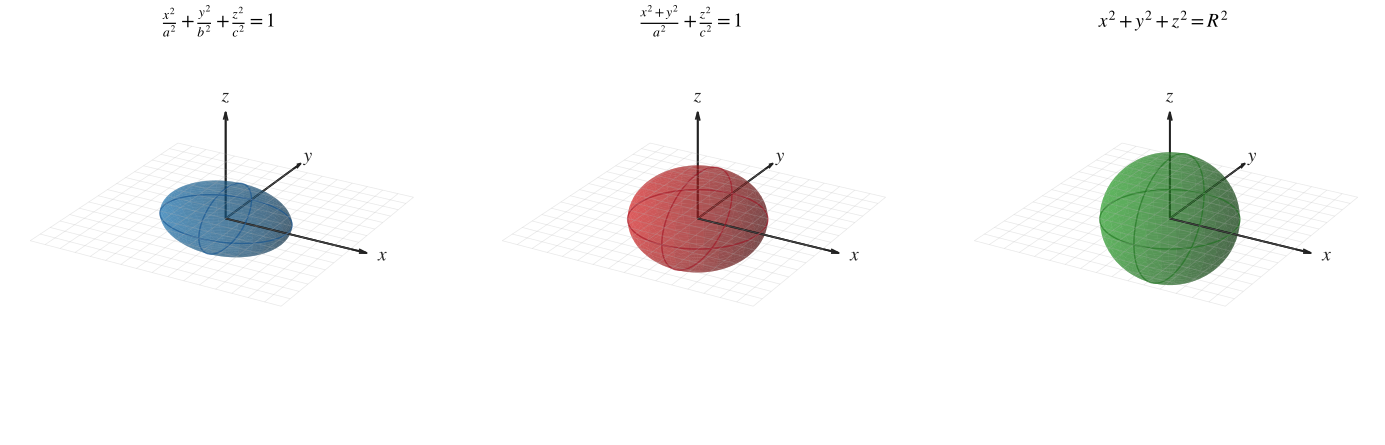

Reproduce this figure in Python.
import os
import numpy as np
import matplotlib.pyplot as plt

# ============================================================
# 全局字体设置
# ============================================================

plt.rcParams.update({
    'font.family': 'STIXGeneral',
    'mathtext.fontset': 'stix',
    'pdf.fonttype': 42,
    'ps.fonttype': 42,
    'axes.unicode_minus': False,
})

# ============================================================
# 创建画布
# ============================================================

fig = plt.figure(figsize=(15, 5))

# ============================================================
# 公共参数
# ============================================================

z_range = np.linspace(-3, 3, 40)

X_plane = np.linspace(-4, 4, 17)
Y_plane = np.linspace(-4, 4, 17)
X_plane, Y_plane = np.meshgrid(X_plane, Y_plane)
Z_plane = np.zeros_like(X_plane)

view_elev = 25
view_azim = -60
axis_limits = [-4, 4, -4, 4, -3, 3]
axis_length = 4.5

# ============================================================
# 公共坐标系设置（坐标轴和网格在底层，zorder=1）
# ============================================================

def setup_axis(ax):
    ax.set_axis_off()
    ax.set_xlim(axis_limits[0], axis_limits[1])
    ax.set_ylim(axis_limits[2], axis_limits[3])
    ax.set_zlim(axis_limits[4], axis_limits[5])
    ax.set_box_aspect([1, 1, 0.7])
    ax.view_init(elev=view_elev, azim=view_azim)

    # 参考平面网格（最底层）
    ax.plot_wireframe(
        X_plane, Y_plane, Z_plane,
        color='#b0b0b0', alpha=0.28, linewidth=0.55,
        rstride=1, cstride=1, zorder=1
    )

    # 坐标轴线（底层）
    axis_color = '#222222'
    axis_width = 1.3
    ax.plot([0, axis_length], [0, 0], [0, 0], color=axis_color, linewidth=axis_width,
            solid_capstyle='round', zorder=1)
    ax.quiver(0, 0, 0, axis_length, 0, 0, color=axis_color, linewidth=axis_width,
              arrow_length_ratio=0.055, pivot='tail', zorder=1)

    ax.plot([0, 0], [0, axis_length], [0, 0], color=axis_color, linewidth=axis_width,
            solid_capstyle='round', zorder=1)
    ax.quiver(0, 0, 0, 0, axis_length, 0, color=axis_color, linewidth=axis_width,
              arrow_length_ratio=0.055, pivot='tail', zorder=1)

    ax.plot([0, 0], [0, 0], [0, axis_length - 1], color=axis_color, linewidth=axis_width,
            solid_capstyle='round', zorder=1)
    ax.quiver(0, 0, 0, 0, 0, axis_length - 1, color=axis_color, linewidth=axis_width,
              arrow_length_ratio=0.075, pivot='tail', zorder=1)

    # 坐标轴标签（稍高一层）
    label_kwargs = {'fontsize': 14, 'color': axis_color, 'ha': 'center', 'va': 'center', 'zorder': 2}
    ax.text(axis_length + 0.5, 0, 0, r'$x$', **label_kwargs)
    ax.text(0, axis_length + 0.5, 0, r'$y$', **label_kwargs)
    ax.text(0, 0, axis_length - 0.5, r'$z$', **label_kwargs)


# ============================================================
# 辅助函数：绘制截口线（只保留 z=0 和 x=0 平面）
# ============================================================

def draw_intersections(ax, a, b, c, color, alpha=0.6, linewidth=1.0):
    t = np.linspace(0, 2 * np.pi, 120)

    # z=0 平面
    x = a * np.cos(t)
    y = b * np.sin(t)
    z = np.zeros_like(t)
    ax.plot(x, y, z, color=color, alpha=alpha, linewidth=linewidth, zorder=6)

    # x=0 平面
    y = b * np.cos(t)
    z = c * np.sin(t)
    x = np.zeros_like(t)
    ax.plot(x, y, z, color=color, alpha=alpha, linewidth=linewidth, zorder=6)


# ============================================================
# 子图 1：一般椭球面
# ============================================================

ax1 = fig.add_subplot(1, 3, 1, projection='3d')

a, b, c = 2.0, 1.5, 1.0
theta = np.linspace(0, np.pi, 40)
phi = np.linspace(0, 2 * np.pi, 60)
Theta, Phi = np.meshgrid(theta, phi)
X = a * np.sin(Theta) * np.cos(Phi)
Y = b * np.sin(Theta) * np.sin(Phi)
Z = c * np.cos(Theta)

# 先画坐标轴和网格（底层）
setup_axis(ax1)

# 曲面（中层）
surf_color1 = '#1f77b4'
ax1.plot_surface(X, Y, Z, alpha=0.5, color=surf_color1, edgecolor='none', antialiased=True, zorder=5)

# 截口线（中层偏上）
draw_intersections(ax1, a, b, c, color='#105090', alpha=0.6, linewidth=1.0)

ax1.set_title(r'$\frac{x^2}{a^2}+\frac{y^2}{b^2}+\frac{z^2}{c^2}=1$', fontsize=14, y=1.02)


# ============================================================
# 子图 2：旋转椭球面
# ============================================================

ax2 = fig.add_subplot(1, 3, 2, projection='3d')

a_rot, c_rot = 2.0, 1.5
theta = np.linspace(0, np.pi, 40)
phi = np.linspace(0, 2 * np.pi, 60)
Theta, Phi = np.meshgrid(theta, phi)
X = a_rot * np.sin(Theta) * np.cos(Phi)
Y = a_rot * np.sin(Theta) * np.sin(Phi)
Z = c_rot * np.cos(Theta)

setup_axis(ax2)

surf_color2 = '#d62728'
ax2.plot_surface(X, Y, Z, alpha=0.5, color=surf_color2, edgecolor='none', antialiased=True, zorder=5)
draw_intersections(ax2, a_rot, a_rot, c_rot, color='#a01020', alpha=0.6, linewidth=1.0)

ax2.set_title(r'$\frac{x^2+y^2}{a^2}+\frac{z^2}{c^2}=1$', fontsize=14, y=1.02)


# ============================================================
# 子图 3：球面
# ============================================================

ax3 = fig.add_subplot(1, 3, 3, projection='3d')

R = 2.0
theta = np.linspace(0, np.pi, 40)
phi = np.linspace(0, 2 * np.pi, 60)
Theta, Phi = np.meshgrid(theta, phi)
X = R * np.sin(Theta) * np.cos(Phi)
Y = R * np.sin(Theta) * np.sin(Phi)
Z = R * np.cos(Theta)

setup_axis(ax3)

surf_color3 = '#2ca02c'
ax3.plot_surface(X, Y, Z, alpha=0.5, color=surf_color3, edgecolor='none', antialiased=True, zorder=5)
draw_intersections(ax3, R, R, R, color='#1a701a', alpha=0.6, linewidth=1.0)

ax3.set_title(r'$x^2+y^2+z^2=R^2$', fontsize=14, y=1.02)


# ============================================================
# 调整布局
# ============================================================

plt.subplots_adjust(left=0.01, right=0.99, bottom=0.02, top=0.88, wspace=-0.1)

# ============================================================
# 输出 PDF
# ============================================================

output_path = os.path.join(os.path.dirname(os.path.abspath(__file__)), 'fig.pdf')
fig.savefig(output_path, format='pdf', bbox_inches='tight', pad_inches=0.05)
